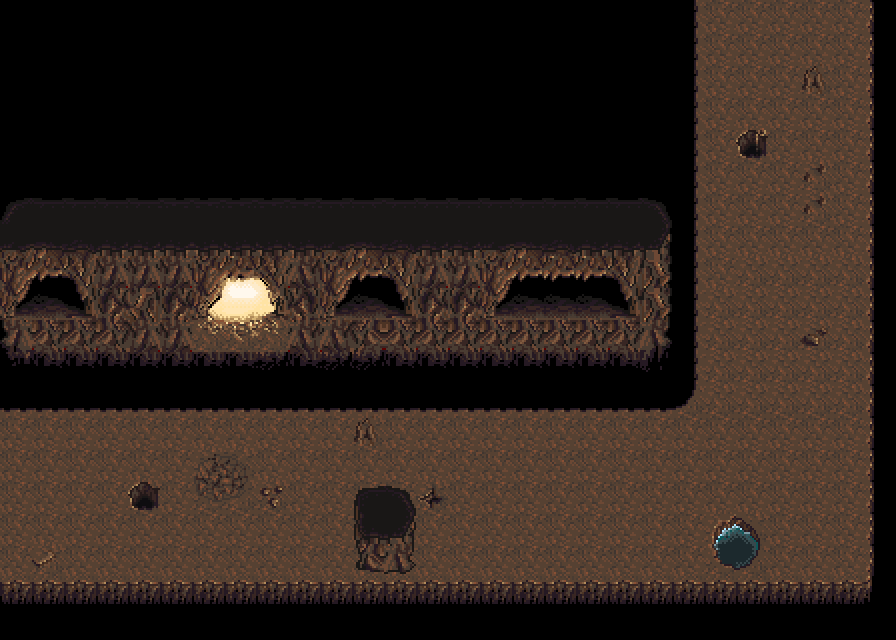

A 2D game scene composited from a Tiled map and its tileset images. What follows is a short description and the map's XML, with every tile layer's data as written:
An orthogonal 28x20 tile map with 32x32 px tiles, 2 tile layers (Tile Layer 1, Tile Layer 2), 3 tilesets and 9 objects.

<map version="1.10" tiledversion="1.10.1" orientation="orthogonal" renderorder="right-down" width="28" height="20" tilewidth="32" tileheight="32" infinite="0" nextlayerid="6" nextobjectid="10">
 <tileset firstgid="1" source="../tileset/prefab1.tsx" />
 <tileset firstgid="33" source="../tileset/cave_tiles.tsx" />
 <tileset firstgid="369" source="../tileset/dungeon_tiles.tsx" />
 <layer id="1" name="Tile Layer 1" width="28" height="20">
  <data encoding="csv">
361,361,361,361,361,361,361,361,361,361,361,361,361,361,361,361,361,361,361,361,361,135,3221225608,3221225608,3221225608,3221225608,3221225608,137,
361,361,361,361,361,361,361,361,361,361,361,361,361,361,361,361,361,361,361,361,361,135,3221225522,3221225522,3221225522,3221225522,3221225522,137,
361,361,361,361,361,361,361,361,361,361,361,361,361,361,361,361,361,361,361,361,361,135,3221225522,3221225522,3221225522,162,3221225522,137,
361,361,361,361,361,361,361,361,361,361,361,361,361,361,361,361,361,361,361,361,361,135,3221225608,3221225522,3221225522,3221225522,3221225522,137,
361,361,361,361,361,361,361,361,361,361,361,361,361,361,361,361,361,361,361,361,361,135,3221225608,163,3221225522,3221225522,3221225522,137,
361,361,361,361,361,361,361,361,361,361,361,361,361,361,361,361,361,361,361,361,361,135,3221225608,3221225522,3221225522,180,3221225522,137,
2147483744,2147483742,2147483742,2147483742,2147483742,2147483743,95,95,95,95,94,94,2147483742,2147483742,2147483742,2147483742,2147483742,2147483742,2147483742,2147483742,96,135,3221225608,3221225522,3221225522,180,3221225522,137,
36,37,38,2147483835,2147483835,2147483835,187,187,187,187,36,37,38,2147483835,2147483835,36,37,38,2147483835,2147483835,188,135,3221225608,3221225522,3221225522,3221225522,3221225522,137,
52,53,54,2147483956,2147483956,2147483956,100,101,102,308,52,53,54,2147483956,2147483956,52,53,53,53,54,204,135,3221225608,136,136,136,136,137,
68,69,70,2147483941,2147483940,2147483941,116,117,118,293,68,69,70,2147483941,2147483941,68,69,69,69,70,204,135,136,136,136,136,136,137,
2147483868,2147483957,2147483957,2147483957,2147483956,2147483956,132,133,134,308,308,309,2147483957,2147483957,2147483957,2147483957,2147483957,2147483957,2147483957,2147483957,220,135,136,136,136,148,136,137,
233,234,234,234,234,234,234,234,235,234,235,235,234,234,234,234,234,234,234,234,236,135,136,136,136,136,136,137,
120,120,120,120,120,120,120,120,120,120,120,120,120,120,120,120,120,120,120,120,120,167,136,136,136,136,136,137,
3221225608,3221225608,3221225608,3221225608,3221225608,3221225608,3221225608,3221225608,3221225608,3221225608,3221225608,162,3221225608,3221225608,3221225608,3221225608,3221225608,3221225608,3221225608,3221225608,3221225608,3221225608,3221225608,3221225608,3221225608,3221225608,3221225608,137,
3221225608,3221225608,3221225608,3221225608,3221225608,3221225608,149,150,3221225608,3221225608,3221225608,3221225608,3221225608,3221225608,3221225608,3221225608,3221225608,3221225608,3221225608,3221225608,3221225608,3221225608,3221225608,3221225608,3221225608,3221225608,3221225608,137,
3221225608,3221225608,3221225608,3221225608,3221225608,3221225608,165,166,145,3221225608,3221225608,3221225608,3221225608,146,3221225608,3221225608,3221225608,3221225608,3221225608,3221225608,3221225608,3221225608,3221225608,3221225608,3221225608,3221225608,3221225608,137,
3221225608,3221225608,3221225608,3221225608,3221225608,3221225608,3221225608,3221225608,3221225608,3221225608,3221225608,3221225608,3221225608,3221225608,3221225608,3221225608,3221225608,3221225608,3221225608,3221225608,3221225608,3221225608,3221225608,3221225608,3221225608,3221225608,3221225608,137,
3221225608,161,3221225608,3221225608,3221225608,3221225608,3221225608,3221225608,3221225608,3221225608,3221225608,3221225608,3221225608,3221225608,3221225608,3221225608,3221225608,3221225608,3221225608,3221225608,3221225608,3221225608,3221225608,3221225608,3221225608,3221225608,3221225608,137,
152,152,152,152,152,152,152,152,152,152,152,152,152,152,152,152,152,152,152,152,152,152,152,152,152,152,152,153,
344,344,344,344,344,344,344,344,344,344,344,344,344,344,344,344,344,344,344,344,344,344,344,344,344,344,344,344
</data>
 </layer>
 <layer id="5" name="Tile Layer 2" width="28" height="20">
  <data encoding="csv">
0,0,0,0,0,0,0,0,0,0,0,0,0,0,0,0,0,0,0,0,0,0,0,0,0,0,0,0,
0,0,0,0,0,0,0,0,0,0,0,0,0,0,0,0,0,0,0,0,0,0,0,0,0,0,0,0,
0,0,0,0,0,0,0,0,0,0,0,0,0,0,0,0,0,0,0,0,0,0,0,0,0,0,0,0,
0,0,0,0,0,0,0,0,0,0,0,0,0,0,0,0,0,0,0,0,0,0,0,0,0,0,0,0,
0,0,0,0,0,0,0,0,0,0,0,0,0,0,0,0,0,0,0,0,0,0,0,0,0,0,0,0,
0,0,0,0,0,0,0,0,0,0,0,0,0,0,0,0,0,0,0,0,0,0,0,0,0,0,0,0,
0,0,0,0,0,0,0,0,0,0,0,0,0,0,0,0,0,0,0,0,0,0,0,0,0,0,0,0,
0,0,0,0,0,0,0,0,0,0,0,0,0,0,0,0,0,0,0,0,0,0,0,0,0,0,0,0,
0,0,0,0,0,0,0,0,0,0,0,0,0,0,0,0,0,0,0,0,0,0,0,0,0,0,0,0,
0,0,0,0,0,0,0,0,0,0,0,0,0,0,0,0,0,0,0,0,0,0,0,0,0,0,0,0,
0,0,0,0,0,0,0,0,0,0,0,0,0,0,0,0,0,0,0,0,0,0,0,0,0,0,0,0,
0,0,0,0,0,0,0,0,0,0,0,0,0,0,0,0,0,0,0,0,0,0,0,0,0,0,0,0,
0,0,0,0,0,0,0,0,0,0,0,0,0,0,0,0,0,0,0,0,0,0,0,0,0,0,0,0,
0,0,0,0,0,0,0,0,0,0,0,0,0,0,0,0,0,0,0,0,0,0,0,0,0,0,0,0,
0,0,0,0,0,0,0,0,0,0,0,0,0,0,0,0,0,0,0,0,0,0,0,0,0,0,0,0,
0,0,0,0,147,0,0,0,0,0,0,93,96,0,0,0,0,0,0,0,0,0,0,0,0,0,0,0,
0,0,0,0,0,0,0,0,0,0,0,109,112,0,0,0,0,0,0,0,0,0,267,266,0,0,0,0,
0,0,0,0,0,0,0,0,0,0,0,141,144,0,0,0,0,0,0,0,0,0,251,250,0,0,0,0,
0,0,0,0,0,0,0,0,0,0,0,0,0,0,0,0,0,0,0,0,0,0,0,0,0,0,0,0,
0,0,0,0,0,0,0,0,0,0,0,0,0,0,0,0,0,0,0,0,0,0,0,0,0,0,0,0
</data>
 </layer>
 <objectgroup color="#00ff00" id="3" name="PAPERS">
  <object id="3" x="224" y="544">
   <point />
  </object>
  <object id="4" x="576" y="544">
   <point />
  </object>
  <object id="6" x="800" y="448">
   <point />
  </object>
  <object id="7" x="800" y="256">
   <point />
  </object>
 </objectgroup>
 <objectgroup color="#000000" id="4" name="ENEMIES">
  <object id="5" x="576" y="512">
   <point />
  </object>
  <object id="8" x="768" y="320">
   <point />
  </object>
  <object id="9" x="256" y="512">
   <point />
  </object>
 </objectgroup>
 <objectgroup id="2" name="HINT">
  <object id="1" x="0" y="416">
   <properties>
    <property name="for" value="LEFT" />
    <property name="size" type="int" value="5" />
   </properties>
   <point />
  </object>
  <object id="2" x="704" y="0">
   <properties>
    <property name="for" value="TOP" />
    <property name="size" type="int" value="5" />
   </properties>
   <point />
  </object>
 </objectgroup>
</map>
